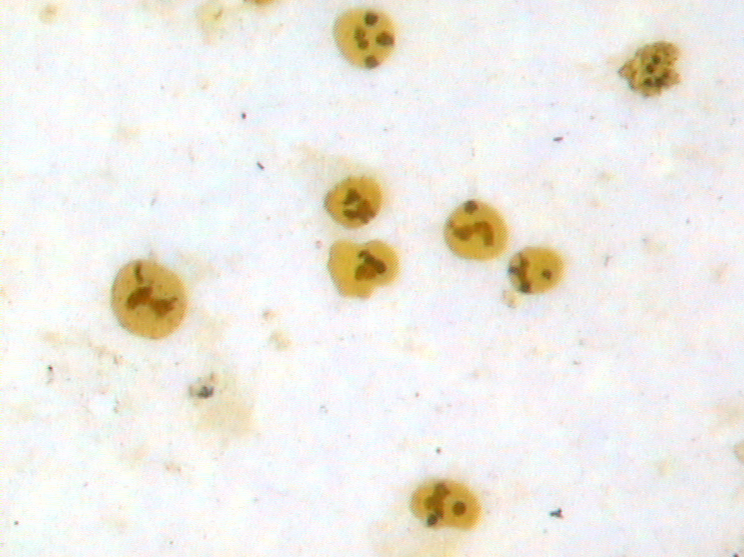
#> input picture CHEN2-7.BMP, 744 x 557 px
$ python '实验四.py'
#> lines starting #> are read from the running program, lines starting #| are printed output that depends on the picture; after the words box and inside, x2 and y2 are one past the last pixel; in counts of white or black regions, pixels touching at a corner belong together
# -*- coding: utf-8 -*-
"""
Created on Wed Oct 18 20:09:05 2023

@author: lvyan
"""

import cv2
import numpy as np
import matplotlib.pyplot as plt

# 读取图像
image = cv2.imread('CHEN2-7.BMP', 0)
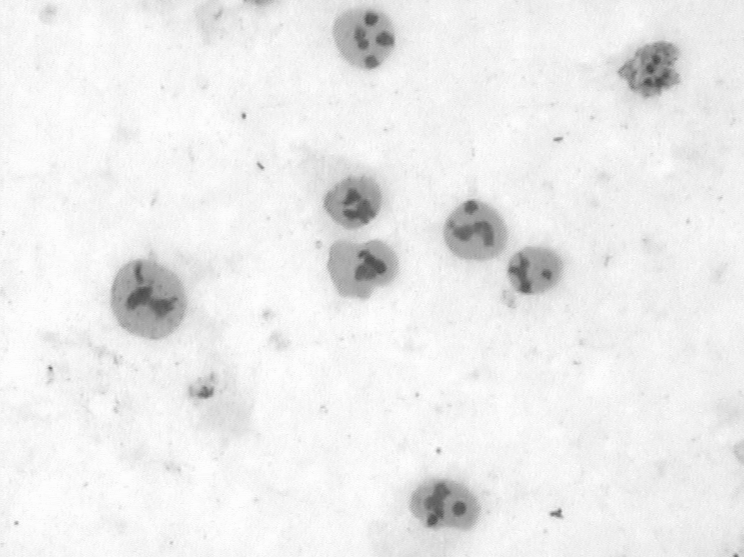
#> image: shape (557, 744); min 64, max 254, mean 236.2

# 中值滤波以减少噪声
image = cv2.medianBlur(image, 5)

# 使用Otsu's阈值方法进行二值化
_, binary = cv2.threshold(image, 0, 255, cv2.THRESH_BINARY + cv2.THRESH_OTSU)
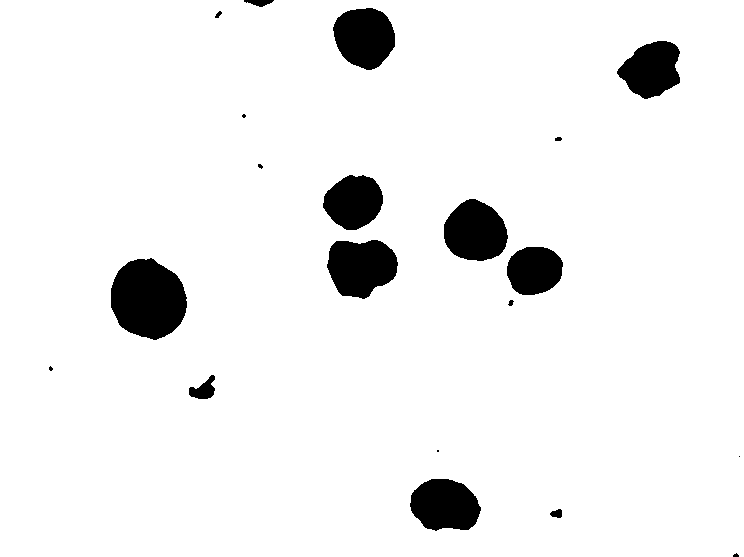
#> binary: shape (557, 744); 94.1% white; 20 black regions (6 under 20 px), largest, box (x1, y1, x2, y2) and area: (111, 258, 187, 340) 4735, (327, 240, 398, 299) 3162, (444, 199, 508, 261) 3008

# 使用形态学操作进行细胞分离
kernel = np.ones((3, 3), np.uint8)
binary = cv2.morphologyEx(binary, cv2.MORPH_OPEN, kernel, iterations=2)
#> binary: shape (557, 744); 94.1% white; 20 black regions (6 under 20 px)

# 找到轮廓
contours, _ = cv2.findContours(binary, cv2.RETR_LIST, cv2.CHAIN_APPROX_SIMPLE)
#> contours = 19 contours, 4 with area under 20; largest, box (x1, y1, x2, y2) and area: (0, 0, 744, 557) 412958, (110, 257, 188, 341) 4850, (326, 239, 399, 300) 3262, (443, 198, 509, 262) 3096, (332, 7, 396, 71) 3001

# 使用matplotlib显示图像
fig, ax = plt.subplots(figsize=(10, 8))
ax.imshow(binary, cmap='gray')

# 面积阈值
area_threshold = 390  # 你可以根据实际情况调整这个值
flag=0
for idx, contour in enumerate(contours):
    # 面积
    area = cv2.contourArea(contour)

    # 如果面积小于阈值则跳过
    if area < area_threshold:
        flag+=1
        continue

    # 周长
    perimeter = cv2.arcLength(contour, True)

    # 圆形度
    circularity = 0 if perimeter == 0 else (4 * np.pi * area) / (perimeter**2)

    # 矩形度
    x, y, w, h = cv2.boundingRect(contour)
    rect_area = w * h
    rectangularity = 0 if rect_area == 0 else area / rect_area

    # 质心
    M = cv2.moments(contour)
    cx = int(M["m10"] / M["m00"]) if M["m00"] != 0 else 0
    cy = int(M["m01"] / M["m00"]) if M["m00"] != 0 else 0

    # 方向
    mu20 = M["mu20"] / M["m00"] if M["m00"] != 0 else 0
    mu02 = M["mu02"] / M["m00"] if M["m00"] != 0 else 0
    mu11 = M["mu11"] / M["m00"] if M["m00"] != 0 else 0
    angle = 0.5 * np.arctan(2 * mu11 / (mu20 - mu02)) if mu20 - mu02 != 0 else 0

    # 在图像上标注信息
    info = f"Cell {idx + 1-flag}:\nArea: {area:.2f}\nPerimeter: {perimeter:.2f}\nCircularity: {circularity:.2f}\nRectangularity: {rectangularity:.2f}\nCentroid: ({cx}, {cy})\nAngle: {np.degrees(angle):.2f}°"
    ax.text(cx, cy, info, color='red', fontsize=8, bbox=dict(facecolor='white', alpha=0.5, edgecolor='none'))
#> this loop made 19 passes
#> area on passes 1, 7, 13, 14, 17: 94.5, 32, 23.5, 32.5, 37
#> (area, perimeter, circularity, x, y, w, h, rect_area) on passes 2, 5, 8, 9, 10, 11: (2944.5, 211.2, 0.829, 409, 478, 73, 54, 3942), (400, 91.25, 0.604, 188, 374, 28, 26, 728), (4850, 263.8, 0.876, 110, 257, 78, 84, 6552), (2226.5, 177.4, 0.889, 506, 246, 58, 50, 2900), (3262, 225.8, 0.804, 326, 239, 73, 61, 4453), (3095.5, 209.7, 0.884, 443, 198, 66, 64, 4224)
#> after the loop, flag = 9

plt.title("Processed Image")
plt.savefig("cell_information.png",dpi=500,bbox="tight")
plt.show()
